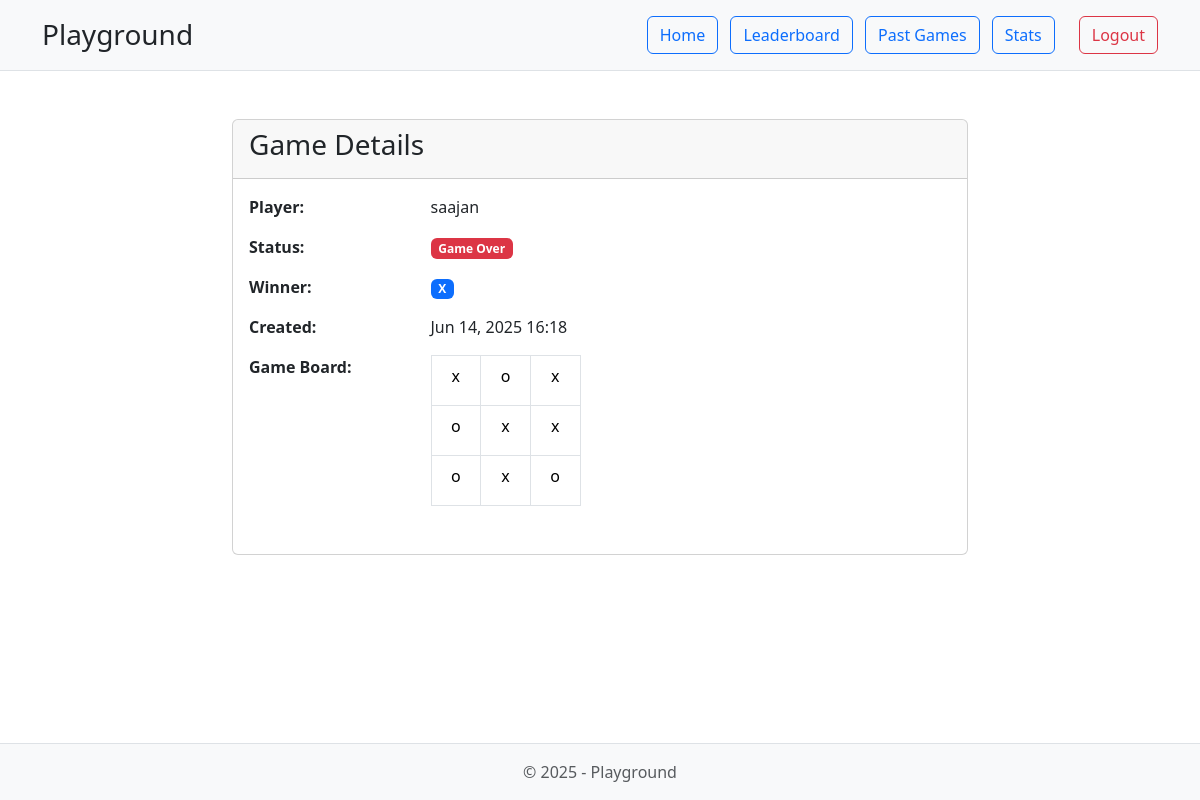
/tris/game/finished/2 (signed in), run on the app's committed database.
### tris/models.py (models this page shows, shortened)
class TrisGame(models.Model):
    user = models.ForeignKey(User, on_delete=models.CASCADE)
    square_1_1 = models.CharField(max_length=1, blank=True, default='')
    square_1_2 = models.CharField(max_length=1, blank=True, default='')
    square_1_3 = models.CharField(max_length=1, blank=True, default='')
    square_2_1 = models.CharField(max_length=1, blank=True, default='')
    square_2_2 = models.CharField(max_length=1, blank=True, default='')
    square_2_3 = models.CharField(max_length=1, blank=True, default='')
    square_3_1 = models.CharField(max_length=1, blank=True, default='')
    square_3_2 = models.CharField(max_length=1, blank=True, default='')
    square_3_3 = models.CharField(max_length=1, blank=True, default='')
    is_over = models.BooleanField(default=False)
    winner = models.CharField(max_length=10, choices=[('X', 'X'), ('O', 'O'), ('Draw', 'Draw')], blank=True)
    created_at = models.DateTimeField(auto_now_add=True)

### tris/views.py (the view)
# urls.py: path('game/finished/<int:id>', views.finished),
@login_required
def finished(request, id):
    game = get_object_or_404(TrisGame, id=id, user=request.user)
    if not game.is_over:
        return HttpResponse("Game is not finished yet.")
    template = loader.get_template('finished.html')
    context = {
        'game': game
    }
    return HttpResponse(template.render(context, request))

### tris/templates/finished.html (shortened to what this page needs)
{% extends 'base.html' %}
{% block header %}
    {{ block.super }}
{% endblock %}
{% block content %}
    <div class="container mt-4">
        <div class="row justify-content-center">
            <div class="col-md-8">
                <div class="card">
                    <div class="card-header">
                        <h3 class="card-title">Game Details</h3>
                    </div>
                    <div class="card-body">
                        <div class="row mb-3">
                            <div class="col-sm-3"><strong>Player:</strong></div>
                            <div class="col-sm-9">{{ game.user.username }}</div>
                        </div>
                        <div class="row mb-3">
                            <div class="col-sm-3"><strong>Status:</strong></div>
                            <div class="col-sm-9">
                                {% if game.is_over %}
                                    <span class="badge bg-danger">Game Over</span>
                                {% else %}
                                    <span class="badge bg-success">In Progress</span>
                                {% endif %}
                            </div>
                        </div>
                        {% if game.winner %}
                        <div class="row mb-3">
                            <div class="col-sm-3"><strong>Winner:</strong></div>
                            <div class="col-sm-9">
                                <span class="badge bg-primary">{{ game.winner }}</span>
                            </div>
                        </div>
                        {% endif %}
                        <div class="row mb-3">
                            <div class="col-sm-3"><strong>Created:</strong></div>
                            <div class="col-sm-9">{{ game.created_at|date:"M d, Y H:i" }}</div>
                        </div>
                        <div class="row mb-3">
                            <div class="col-sm-3"><strong>Game Board:</strong></div>
                            <div class="col-sm-9">
                                <table class="table table-bordered text-center" style="width: 150px;">
                                    <tr>
                                        <td style="width: 50px; height: 50px;">{{ game.square_1_1|default:"&nbsp;" }}</td>
                                        <td style="width: 50px; height: 50px;">{{ game.square_1_2|default:"&nbsp;" }}</td>
                                        <td style="width: 50px; height: 50px;">{{ game.square_1_3|default:"&nbsp;" }}</td>
                                    </tr>
                                    <tr>
                                        <td style="width: 50px; height: 50px;">{{ game.square_2_1|default:"&nbsp;" }}</td>
                                        <td style="width: 50px; height: 50px;">{{ game.square_2_2|default:"&nbsp;" }}</td>
                                        <td style="width: 50px; height: 50px;">{{ game.square_2_3|default:"&nbsp;" }}</td>
                                    </tr>
                                    <tr>
                                        <td style="width: 50px; height: 50px;">{{ game.square_3_1|default:"&nbsp;" }}</td>
                                        <td style="width: 50px; height: 50px;">{{ game.square_3_2|default:"&nbsp;" }}</td>
                                        <td style="width: 50px; height: 50px;">{{ game.square_3_3|default:"&nbsp;" }}</td>
                                    </tr>
                                </table>
                            </div>
                        </div>
                    </div>
                </div>
            </div>
        </div>
    </div>
{% endblock %}
{% block footer %}
    {{ block.super }}
{% endblock %}

### data on the page
TrisGame: user.username "saajan", winner "X", created_at "Jun 14, 2025 16:18", square_1_1 "x", square_1_2 "o", square_1_3 "x", square_2_1 "o", square_2_2 "x", square_2_3 "x", square_3_1 "o", square_3_2 "x", square_3_3 "o"
